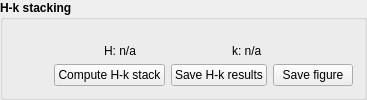
           <widget class="QGroupBox" name="groupBox_16">
            <property name="font">
             <font>
              <weight>75</weight>
              <bold>true</bold>
             </font>
            </property>
            <property name="title">
             <string>H-k stacking</string>
            </property>
            <layout class="QVBoxLayout" name="verticalLayout_24">
             <item>
              <layout class="QVBoxLayout" name="verticalLayout_8">
               <item>
                <layout class="QVBoxLayout" name="verticalLayout_20">
                 <item>
                  <widget class="MatplotlibWidget" name="mplwidget_3" native="true">
                   <property name="sizePolicy">
                    <sizepolicy hsizetype="Expanding" vsizetype="Expanding">
                     <horstretch>0</horstretch>
                     <verstretch>0</verstretch>
                    </sizepolicy>
                   </property>
                   <property name="minimumSize">
                    <size>
                     <width>0</width>
                     <height>0</height>
                    </size>
                   </property>
                  </widget>
                 </item>
                 <item>
                  <layout class="QHBoxLayout" name="horizontalLayout">
                   <item>
                    <widget class="QLabel" name="label_3">
                     <property name="sizePolicy">
                      <sizepolicy hsizetype="Fixed" vsizetype="Fixed">
                       <horstretch>0</horstretch>
                       <verstretch>0</verstretch>
                      </sizepolicy>
                     </property>
                     <property name="font">
                      <font>
                       <weight>50</weight>
                       <bold>false</bold>
                      </font>
                     </property>
                     <property name="text">
                      <string>H: n/a</string>
                     </property>
                    </widget>
                   </item>
                   <item>
                    <widget class="QLabel" name="label_22">
                     <property name="sizePolicy">
                      <sizepolicy hsizetype="Fixed" vsizetype="Fixed">
                       <horstretch>0</horstretch>
                       <verstretch>0</verstretch>
                      </sizepolicy>
                     </property>
                     <property name="font">
                      <font>
                       <weight>50</weight>
                       <bold>false</bold>
                      </font>
                     </property>
                     <property name="text">
                      <string>k: n/a</string>
                     </property>
                    </widget>
                   </item>
                  </layout>
                 </item>
                </layout>
               </item>
               <item>
                <layout class="QHBoxLayout" name="horizontalLayout_14">
                 <item>
                  <spacer name="horizontalSpacer_3">
                   <property name="orientation">
                    <enum>Qt::Horizontal</enum>
                   </property>
                   <property name="sizeHint" stdset="0">
                    <size>
                     <width>40</width>
                     <height>20</height>
                    </size>
                   </property>
                  </spacer>
                 </item>
                 <item>
                  <widget class="QPushButton" name="pushButton_5">
                   <property name="sizePolicy">
                    <sizepolicy hsizetype="Preferred" vsizetype="Fixed">
                     <horstretch>0</horstretch>
                     <verstretch>0</verstretch>
                    </sizepolicy>
                   </property>
                   <property name="font">
                    <font>
                     <weight>50</weight>
                     <bold>false</bold>
                    </font>
                   </property>
                   <property name="text">
                    <string>Compute H-k stack</string>
                   </property>
                  </widget>
                 </item>
                 <item>
                  <widget class="QPushButton" name="pushButton_6">
                   <property name="sizePolicy">
                    <sizepolicy hsizetype="Preferred" vsizetype="Fixed">
                     <horstretch>0</horstretch>
                     <verstretch>0</verstretch>
                    </sizepolicy>
                   </property>
                   <property name="font">
                    <font>
                     <weight>50</weight>
                     <bold>false</bold>
                    </font>
                   </property>
                   <property name="text">
                    <string>Save H-k results</string>
                   </property>
                  </widget>
                 </item>
                 <item>
                  <widget class="QPushButton" name="pushButton_15">
                   <property name="sizePolicy">
                    <sizepolicy hsizetype="Preferred" vsizetype="Fixed">
                     <horstretch>0</horstretch>
                     <verstretch>0</verstretch>
                    </sizepolicy>
                   </property>
                   <property name="font">
                    <font>
                     <weight>50</weight>
                     <bold>false</bold>
                    </font>
                   </property>
                   <property name="text">
                    <string>Save figure</string>
                   </property>
                  </widget>
                 </item>
                </layout>
               </item>
              </layout>
             </item>
            </layout>
           </widget>
